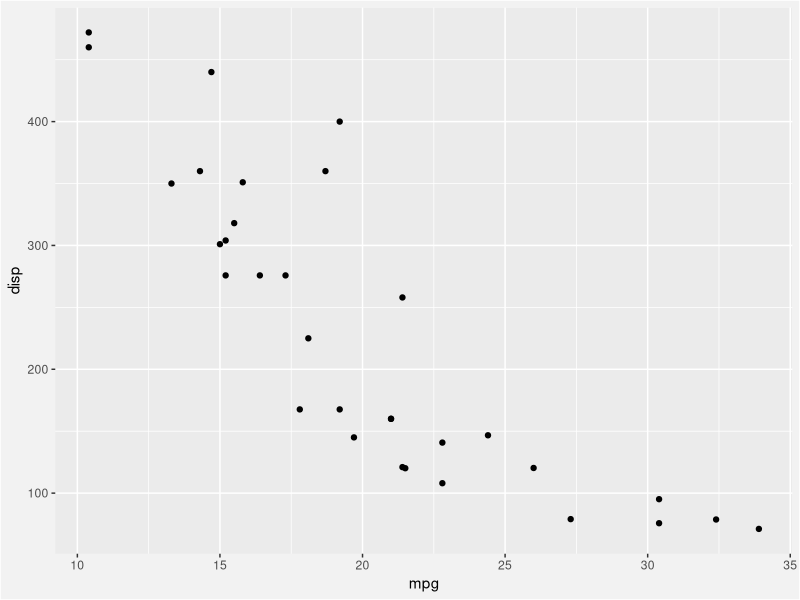

Recreate this plot in R.
## ---- chunk 1
library(ggplot2)
library(dplyr)
# see a few observations...
head(mtcars)
bg_col <- "#f2f2f2"
ggplot(mtcars, aes(x = mpg, y = disp)) +
  geom_point() +
  theme(plot.background = element_rect(fill = bg_col))
